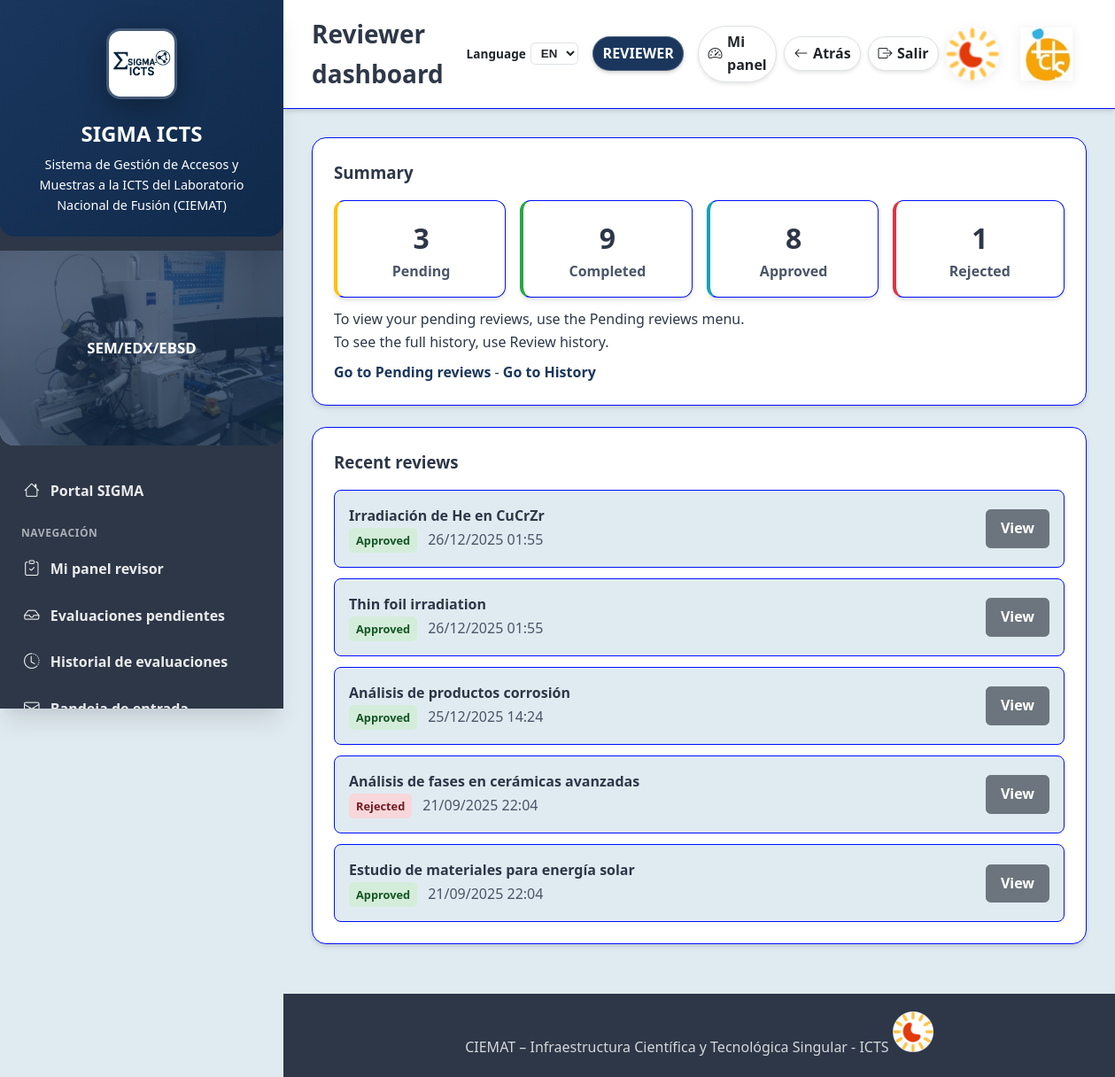
/icts/reviews/dashboard/ (signed in), run on the app's committed database.
### icts/models.py (models this page shows, shortened)
class ProposalReview(models.Model):
    DECISION = [
        ("pending", "Pending"),
        ("approve", "Approve"),
        ("request_changes", "Request changes"),
        ("reject", "Reject"),
    ]
    proposal = models.ForeignKey(
        AccessProposal, on_delete=models.CASCADE, related_name="reviews"
    )
    reviewer = models.ForeignKey(
        settings.AUTH_USER_MODEL, on_delete=models.CASCADE, related_name="icts_reviews"
    )
    decision = models.CharField(max_length=16, choices=DECISION, default="pending")
    comments = models.TextField(blank=True)
    updated_at = models.DateTimeField(auto_now=True)
    feasibility_ok = models.BooleanField(null=True, blank=True, help_text="Is this proposal technically feasible?")
    score_scientific_quality = models.IntegerField(
        null=True, blank=True,
        choices=[(i, i) for i in range(1, 6)],
        help_text="Scientific quality score (1-5)"
    )
    score_need_infrastructure = models.IntegerField(
        null=True, blank=True,
        choices=[(i, i) for i in range(1, 6)],
        help_text="Need for advanced infrastructure score (1-5)"
    )
    score_industrial_potential = models.IntegerField(
        null=True, blank=True,
        choices=[(i, i) for i in range(1, 6)],
        help_text="Industrial potential score (1-5)"
    )
    class Meta:
        unique_together = ("proposal", "reviewer")

class AccessProposal(models.Model):
    ICTS_TECH_FIELDS = (
        "facility_sem",
        "facility_sem_fib",
        "facility_imp",
        "facility_sims",
        "facility_confocal",
        "facility_vdg",
        "facility_profilometer",
    )
    PROJECT_TYPE_CHOICES = [
        ("international", "International"),
        ("european", "European"),
        ("national", "National"),
        ("regional", "Regional"),
    ]
    STATUS_CHOICES = [
        ("draft", "Draft"),
        ("submitted", "Submitted"),
        ("changes_requested", "Changes requested"),
        ("accepted", "Accepted"),
        ("rejected", "Rejected"),
    ]
    applicant = models.ForeignKey(
        settings.AUTH_USER_MODEL,
        on_delete=models.CASCADE,
        related_name="icts_proposals",
    )
    title = models.CharField(max_length=200)
    scope = models.TextField(blank=True)
    facilities = models.ManyToManyField(Facility, blank=True)
    status = models.CharField(max_length=20, choices=STATUS_CHOICES, default="draft")
    responsable_comment = models.TextField(blank=True)
    created_at = models.DateTimeField(auto_now_add=True)
    submitted_at = models.DateTimeField(null=True, blank=True)
    is_new_request = models.BooleanField(default=True, help_text="Is this a new request?")
    previous_access = models.ForeignKey(
        'self',
        on_delete=models.SET_NULL,
        null=True,
        blank=True,
        help_text="Previous approved request to copy data from"
    )
    access_code = models.CharField(max_length=80, blank=True, help_text="Auto-generated access code")
    user_sequence_number = models.PositiveIntegerField(null=True, blank=True)
    applicant_is_different = models.BooleanField(default=False)
    organization = models.CharField(max_length=200, blank=True, help_text="Center/Institution")
    contact_person = models.CharField(max_length=200, blank=True)
    email = models.EmailField(blank=True)
    phone = models.CharField(max_length=50, blank=True)
    project_name = models.CharField(max_length=200, blank=True)
    project_type = models.CharField(
        max_length=100,
        blank=True,
        choices=PROJECT_TYPE_CHOICES,
        help_text="International, European, National, Regional",
    )
    funding_source = models.CharField(max_length=200, blank=True)
    start_year = models.IntegerField(null=True, blank=True)
    end_year = models.IntegerField(null=True, blank=True)
    previous_experiments = models.TextField(blank=True)
    references = models.TextField(blank=True)
    facility_sem = models.BooleanField(default=False)
    facility_sem_fib = models.BooleanField(default=False)
    facility_imp = models.BooleanField(default=False)
    facility_sims = models.BooleanField(default=False)
    facility_confocal = models.BooleanField(default=False)
    facility_vdg = models.BooleanField(default=False)
    facility_profilometer = models.BooleanField(default=False)
    facility_olmat = models.BooleanField(default=False)
    facility_data = models.JSONField(null=True, blank=True, default=dict)
    class Meta:
        constraints = [
            models.UniqueConstraint(
                fields=["applicant", "user_sequence_number"],
                condition=models.Q(user_sequence_number__isnull=False),
                name="unique_accessproposal_user_sequence",
            ),
        ]

### icts/views.py (the view, shortened to what this page needs)
# urls.py: path("reviews/dashboard/", views.reviewer_dashboard_new, name="reviewer_dashboard_new"),
@login_required(login_url="/accounts/login/icts/")
@never_cache
def reviewer_dashboard_new(request):
    groups = get_normalized_user_groups(request.user)
    if is_responsable(request.user, groups):
        return redirect("icts:responsable_dashboard")
    if not (is_reviewer(request.user, groups) or is_manager(request.user, groups)):
        raise PermissionDenied
    from datetime import datetime, timedelta
    proposal_filter = _icts_facilities_q(prefix="proposal__")
    proposal_filter = _icts_facilities_q(prefix="proposal__")
    if is_reviewer(request.user, groups):
        pending_reviews = ProposalReview.objects.filter(
            reviewer=request.user,
            decision='pending'
        ).filter(
            proposal_filter
        ).select_related('proposal')
        completed_reviews = ProposalReview.objects.filter(
            reviewer=request.user,
            decision__in=['approve', 'reject', 'request_changes']
        ).filter(
            proposal_filter
        )
    pending_count = pending_reviews.count()
    completed_count = completed_reviews.count()
    approved_count = completed_reviews.filter(decision='approve').count()
    rejected_count = completed_reviews.filter(decision='reject').count()
    pending_with_days = []
    for review in pending_reviews:
        days_pending = (datetime.now().date() - review.proposal.created_at.date()).days
        is_urgent = days_pending > 7  # Más de 7 días es urgente
        pending_with_days.append({
            'review': review,
            'days_pending': days_pending,
            'is_urgent': is_urgent
        })
    urgent_count = sum(1 for item in pending_with_days if item['is_urgent'])
    recent_reviews = completed_reviews.order_by('-updated_at')[:5]
    context = {
        'pending_count': pending_count,
        'completed_count': completed_count,
        'approved_count': approved_count,
        'rejected_count': rejected_count,
        'urgent_count': urgent_count,
        'pending_reviews': pending_with_days,
        'recent_reviews': recent_reviews,
    }
    return render(request, "icts/reviewer_dashboard_new.html", context)

### core/roles.py (called while the page is built)
def normalize_group_name(name: str) -> str:
    if not name:
        return ""
    normalized = unicodedata.normalize("NFKD", name)
    cleaned = "".join(
        char for char in normalized if unicodedata.category(char) != "Mn"
    )
    return cleaned.strip().casefold()

def get_normalized_user_groups(user) -> Set[str]:
    if not getattr(user, "is_authenticated", False):
        return set()
    return {
        normalize_group_name(name)
        for name in user.groups.values_list("name", flat=True)
    }

def user_in_groups(
    user,
    candidates: Iterable[str],
    groups: Optional[Set[str]] = None,
) -> bool:
    if not getattr(user, "is_authenticated", False):
        return False
    targets = set(candidates)
    if not targets:
        return False
    group_names = groups or get_normalized_user_groups(user)
    return bool(group_names & targets)

def is_reviewer(user, groups: Optional[Set[str]] = None) -> bool:
    return getattr(user, "is_superuser", False) or user_in_groups(
        user, REVIEWER_GROUPS, groups
    )

def is_responsable(user, groups: Optional[Set[str]] = None) -> bool:
    return getattr(user, "is_superuser", False) or user_in_groups(
        user, RESPONSABLE_GROUPS, groups
    )

def is_manager(user, groups: Optional[Set[str]] = None) -> bool:
    return user_in_groups(user, MANAGER_GROUPS, groups)

def is_sem_tech(user, groups: Optional[Set[str]] = None) -> bool:
    return user_in_groups(user, SEM_TECH_GROUPS, groups)

def is_imp_tech(user, groups: Optional[Set[str]] = None) -> bool:
    return user_in_groups(user, IMP_TECH_GROUPS, groups)

def is_vdg_tech(user, groups: Optional[Set[str]] = None) -> bool:
    return user_in_groups(user, VDG_TECH_GROUPS, groups)

def is_confocal_tech(user, groups: Optional[Set[str]] = None) -> bool:
    return user_in_groups(user, CONF_TECH_GROUPS, groups)

### core/templatetags/role_filters.py (called while the page is built)
@register.filter
def is_sem_technician(user):
    return core_roles.is_sem_tech(user)

@register.filter
def is_imp_technician(user):
    return core_roles.is_imp_tech(user)

@register.filter
def is_vdg_technician(user):
    return core_roles.is_vdg_tech(user)

@register.filter
def is_confocal_technician(user):
    return core_roles.is_confocal_tech(user)

@register.filter
def is_reviewer(user):
    return core_roles.is_reviewer(user)

@register.filter
def is_responsable(user):
    return core_roles.is_responsable(user)

@register.filter
def is_manager(user):
    return core_roles.is_manager(user)

### icts/templates/icts/reviewer_dashboard_new.html (shortened to what this page needs)
{% extends "base_icts.html" %}
{% load i18n %}
{% block page_title %}{% trans "Mi panel revisor" %}{% endblock %}
{% block content %}
{% trans "(Sin título)" as default_title %}
<div class="card" style="margin-bottom:1.5rem">
  <h3 style="margin:0 0 1rem 0">{% trans "Resumen" %}</h3>
  <div class="kpi-grid">
    <div class="kpi kpi-pending"><div class="num">{{ pending_count }}</div><div class="lbl">{% trans "Pendientes" %}</div></div>
    <div class="kpi kpi-completed"><div class="num">{{ completed_count }}</div><div class="lbl">{% trans "Completadas" %}</div></div>
    <div class="kpi kpi-approved"><div class="num">{{ approved_count }}</div><div class="lbl">{% trans "Aprobadas" %}</div></div>
    <div class="kpi kpi-rejected"><div class="num">{{ rejected_count }}</div><div class="lbl">{% trans "Rechazadas" %}</div></div>
  </div>
  <div class="muted" style="margin-top:.75rem">{% trans "Para ver tus evaluaciones pendientes, usa el menú Evaluaciones pendientes." %}</div>
  <div class="muted">{% trans "Para consultar el historial completo, usa Historial de evaluaciones." %}</div>
  <div style="margin-top:.5rem"><a class="link" href="{% url 'icts:reviewer_inbox' %}">{% trans "Ir a Evaluaciones pendientes" %}</a> - <a class="link" href="{% url 'icts:review_history' %}">{% trans "Ir al Historial" %}</a></div>
  </div>
<div class="card">
  <div style="display:flex;justify-content:space-between;align-items:center;margin-bottom:1rem">
    <h3 style="margin:0">{% trans "Evaluaciones recientes" %}</h3>
  </div>
  {% if recent_reviews %}
    <div class="recent-list">
      {% for review in recent_reviews %}
        <div class="recent-item">
          <div class="recent-info">
            <div class="recent-title">{{ review.proposal.title|default:default_title }}</div>
            <div class="recent-meta">
              <span class="badge decision-{{ review.decision }}">
                {% if review.decision == 'approve' %}{% trans "Aprobada" %}{% elif review.decision == 'reject' %}{% trans "Rechazada" %}{% elif review.decision == 'request_changes' %}{% trans "Cambios solicitados" %}{% else %}{% trans "Pendiente" %}{% endif %}
              </span>
              <span class="date">{{ review.updated_at|date:"d/m/Y H:i" }}</span>
            </div>
          </div>
          <div class="recent-actions">
            <a href="{% url 'icts:proposal_detail' review.proposal.pk %}" class="btn btn-secondary">{% trans "Ver" %}</a>
          </div>
        </div>
      {% endfor %}
    </div>
  {% else %}
    <div class="muted">{% trans "No hay evaluaciones recientes" %}.</div>
  {% endif %}
</div>
{% endblock %}

### templates/base_icts.html (style rules this page uses)
:root { --primary:#1a365d; --primary-dark:#0f2a4a; --primary-light:#2d5a8b; --accent:#17a2b8; --accent-light:#20c997; --bg-main: #e0ebf1; --bg-card: #ffffff; --bg-sidebar:#2d3748; --text:#2d3748; --muted: #634b4d; --border: #000fff; --shadow:0 4px 6px -1px rgba(0,0,0,.1),0 2px 4px -1px rgba(0,0,0,.06); --shadow-lg:0 20px 25px -5px rgba(0,0,0,.1),0 10px 10px -5px rgba(0,0,0,.04); --gradient-primary:linear-gradient(135deg,var(--primary) 0%,var(--primary-dark) 100%); }
* { box-sizing:border-box;margin:0;padding:0 }
html,body { height:100%;font-family:system-ui,Segoe UI,Roboto,Arial,sans-serif;background:var(--bg-main);color:var(--text);line-height:1.6 }
.card { background:var(--bg-card);border:1px solid var(--border);border-radius:1rem;padding:1.5rem;box-shadow:var(--shadow);margin-bottom:1.5rem }

### icts/templates/icts/reviewer_dashboard_new.html (style rules this page uses)
.kpi-grid { display:grid;grid-template-columns:repeat(auto-fit,minmax(160px,1fr));gap:1rem }
.kpi { background:var(--bg-card);border:1px solid var(--border);border-radius:.75rem;padding:1rem;text-align:center;box-shadow:var(--shadow) }
.kpi .num { font-size:2rem;font-weight:900 }
.kpi .lbl { color:#4a5568;font-weight:700 }
.kpi-pending { border-left:4px solid #ffc107 }
.kpi-completed { border-left:4px solid #28a745 }
.kpi-approved { border-left:4px solid #17a2b8 }
.kpi-rejected { border-left:4px solid #dc3545 }
.recent-list { display:flex;flex-direction:column;gap:.75rem }
.recent-item { display:flex;justify-content:space-between;gap:1rem;align-items:center;border:1px solid var(--border);border-radius:.5rem;padding:1rem;background:var(--bg-main) }
.recent-title { font-weight:700 }
.recent-meta { display:flex;gap:.75rem;align-items:center;color:#4a5568 }
.badge { padding:.25rem .5rem;border-radius:.35rem;font-weight:700;font-size:.8rem }
.decision-approve { background:#d4edda;color:#155724 }
.decision-reject { background:#f8d7da;color:#721c24 }
.btn { display:inline-block;background:var(--primary);color:#fff;text-decoration:none;padding:.5rem 1rem;border-radius:.35rem;font-weight:700 }
.btn-secondary { background:#6c757d;color:white;border:1px solid #6c757d }
.link { color:var(--primary);text-decoration:none;font-weight:700 }

### data on the page
ProposalReview: proposal "Irradiación de He en CuCrZr", updated_at "26/12/2025 01:55"
ProposalReview: proposal "Thin foil irradiation", updated_at "26/12/2025 01:55"
ProposalReview: proposal "Análisis de productos corrosión", updated_at "25/12/2025 14:24"
ProposalReview: proposal "Análisis de fases en cerámicas avanzadas", updated_at "21/09/2025 22:04"
ProposalReview: proposal "Estudio de materiales para energía solar", updated_at "21/09/2025 22:04"

### other printed values
{{ pending_count }} "3"
{{ completed_count }} "9"
{{ approved_count }} "8"
{{ rejected_count }} "1"
